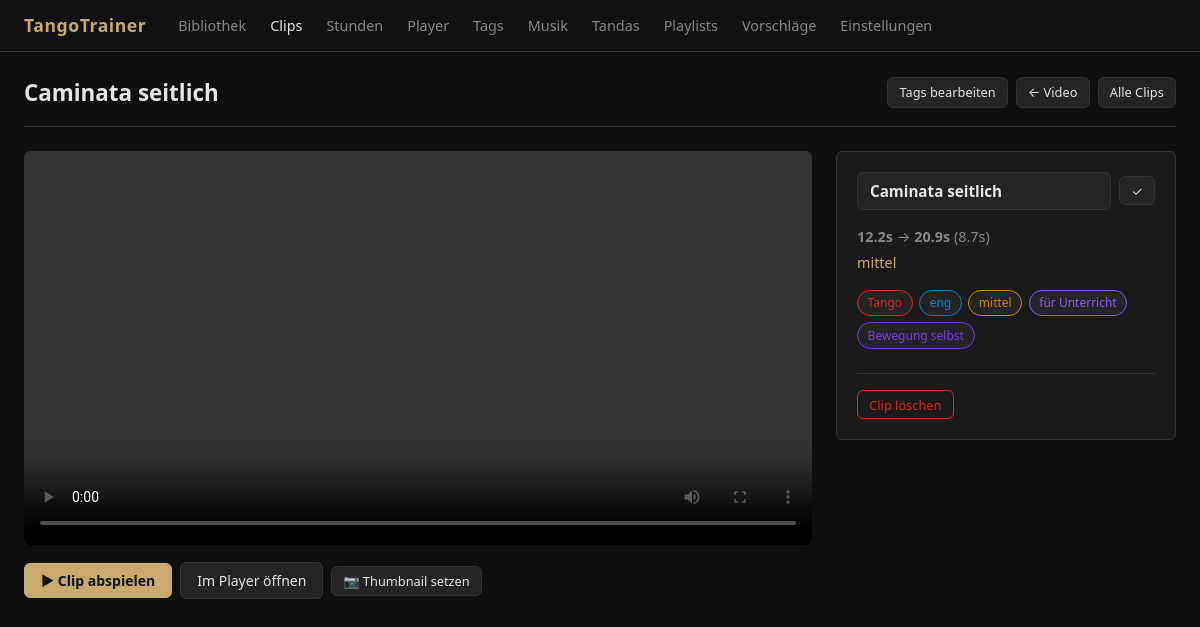
Page /clips/5 on the committed database.
### app/models.py (models this page shows)
class Clip(Base):
    __tablename__ = "clips"
    id = Column(Integer, primary_key=True, index=True)
    video_id = Column(Integer, ForeignKey("videos.id"), nullable=False)
    title = Column(String, nullable=False)
    start_seconds = Column(Float, nullable=False)
    end_seconds = Column(Float, nullable=False)
    notes = Column(Text)
    technical_notes = Column(Text)
    leader_notes = Column(Text)
    follower_notes = Column(Text)
    adaptation_notes = Column(Text)
    difficulty = Column(String)
    practice_status = Column(String)
    thumbnail_path = Column(String)
    default_speed = Column(Float, default=1.0)
    default_loop_count = Column(Integer, default=1)
    pause_after_seconds = Column(Integer, default=0)
    created_at = Column(DateTime, default=datetime.utcnow)
    updated_at = Column(DateTime, default=datetime.utcnow, onupdate=datetime.utcnow)
    video = relationship("Video", back_populates="clips")
    tags = relationship("Tag", secondary=clip_tags, back_populates="clips")
    practice_logs = relationship("PracticeLog", back_populates="clip")

class Tag(Base):
    __tablename__ = "tags"
    id = Column(Integer, primary_key=True, index=True)
    name = Column(String, nullable=False)
    category = Column(String, nullable=False)
    color = Column(String, default="#6b7280")
    clips = relationship("Clip", secondary=clip_tags, back_populates="tags")

### app/routers/clips.py (the view)
@router.get("/clips/{clip_id}", response_class=HTMLResponse)
def clip_detail(clip_id: int, request: Request, db: Session = Depends(get_db)):
    clip = db.query(Clip).filter(Clip.id == clip_id).first()
    if not clip:
        raise HTTPException(status_code=404, detail="Clip nicht gefunden")
    return templates.TemplateResponse("clip_detail.html", {"request": request, "clip": clip})

### app/templates/clip_detail.html (shortened to what this page needs)
{% extends "base.html" %}
{% block content %}
<div class="page-header">
  <h1 class="page-title">{{ clip.title }}</h1>
  <div style="display:flex; gap:0.5rem;">
    <a href="/clips/{{ clip.id }}/tags" class="btn btn-secondary btn-sm">Tags bearbeiten</a>
    <a href="/videos/{{ clip.video_id }}" class="btn btn-secondary btn-sm">← Video</a>
    <a href="/clips" class="btn btn-secondary btn-sm">Alle Clips</a>
  </div>
</div>
<div style="display:grid; grid-template-columns:1fr 340px; gap:1.5rem; align-items:start;">
  <div>
    <video controls preload="metadata"
           src="/videos/{{ clip.video_id }}/stream"
           id="clip-preview"
           style="width:100%; border-radius:6px; background:#000;">
    </video>
    <div style="margin-top:0.75rem; display:flex; gap:0.5rem; align-items:center; flex-wrap:wrap;">
      <button class="btn btn-primary" onclick="playClip()">▶ Clip abspielen</button>
      <a href="/player?clip_ids={{ clip.id }}" class="btn btn-secondary">Im Player öffnen</a>
      <button type="button" class="btn btn-secondary btn-sm"
              onclick="captureClipThumbnail({{ clip.id }})"
              title="Aktuelles Bild als Thumbnail setzen">
        📷 Thumbnail setzen
      </button>
    </div>
  </div>
  <div>
    <div class="clip-panel">
      <form method="post" action="/clips/{{ clip.id }}/rename"
            style="display:flex; gap:0.5rem; align-items:center; margin-bottom:1rem;">
        <input type="text" name="title" value="{{ clip.title }}"
               style="flex:1; font-weight:600; font-size:0.95rem;">
        <button type="submit" class="btn btn-secondary btn-sm">✓</button>
      </form>
      <div class="clip-meta" style="font-size:0.9rem; margin-bottom:1rem;">
        <strong>{{ clip.start_seconds | round(1) }}s</strong> →
        <strong>{{ clip.end_seconds | round(1) }}s</strong>
        ({{ ((clip.end_seconds - clip.start_seconds)) | round(1) }}s)
        {% if clip.difficulty %}
        <br><span style="color:var(--accent); margin-top:0.3rem; display:inline-block;">{{ clip.difficulty }}</span>
        {% endif %}
      </div>
      <div class="tag-chips" style="margin-bottom:1rem;">
        {% for tag in clip.tags %}
        <span class="tag-chip" style="border-color:{{ tag.color }}; color:{{ tag.color }};">{{ tag.name }}</span>
        {% else %}
        <span style="color:var(--text-muted); font-size:0.85rem;">Keine Tags</span>
        {% endfor %}
      </div>
      <div style="margin-top:1.5rem; border-top:1px solid var(--border); padding-top:1rem;">
        <form method="post" action="/clips/{{ clip.id }}/delete"
              onsubmit="return confirm('Clip wirklich löschen?')">
          <button type="submit" class="btn btn-danger btn-sm">Clip löschen</button>
        </form>
      </div>
    </div>
  </div>
</div>
{% endblock %}

### app/static/css/style.css (style rules this page uses)
:root { --bg: #0f0f0f; --bg-card: #1a1a1a; --bg-input: #242424; --border: #333; --text: #e5e5e5; --text-muted: #888; --accent: #c8a96e; --accent-hover: #e0c080; --danger: #dc2626; --radius: 6px; --shadow: 0 2px 8px rgba(0,0,0,0.5); }
* { box-sizing: border-box; margin: 0; padding: 0; }
body { font-family: system-ui, -apple-system, sans-serif; background: var(--bg); color: var(--text); min-height: 100vh; font-size: 15px; line-height: 1.5; }
a { color: var(--accent); text-decoration: none; }
.page-header { display: flex; align-items: center; justify-content: space-between; margin-bottom: 1.5rem; padding-bottom: 1rem; border-bottom: 1px solid var(--border); }
.page-title { font-size: 1.4rem; font-weight: 600; }
.btn { display: inline-flex; align-items: center; gap: 0.4rem; padding: 0.45rem 1rem; border-radius: var(--radius); border: 1px solid transparent; font-size: 0.875rem; cursor: pointer; transition: background 0.15s, color 0.15s; font-family: inherit; }
.btn-primary { background: var(--accent); color: #111; border-color: var(--accent); font-weight: 600; }
.btn-secondary { background: var(--bg-input); color: var(--text); border-color: var(--border); }
.btn-danger { background: transparent; color: var(--danger); border-color: var(--danger); }
.btn-sm { padding: 0.3rem 0.7rem; font-size: 0.8rem; }
input[type=text], input[type=number], input[type=url], textarea, select { width: 100%; background: var(--bg-input); border: 1px solid var(--border); border-radius: var(--radius); color: var(--text); padding: 0.5rem 0.75rem; font-size: 0.9rem; font-family: inherit; transition: border-color 0.15s; }
.clip-panel { background: var(--bg-card); border: 1px solid var(--border); border-radius: var(--radius); padding: 1.25rem; }
.clip-meta { font-size: 0.8rem; color: var(--text-muted); }
.tag-chips { display: flex; flex-wrap: wrap; gap: 0.4rem; margin-top: 0.5rem; }
.tag-chip { display: inline-block; padding: 0.2rem 0.6rem; border-radius: 999px; font-size: 0.75rem; font-weight: 500; background: var(--bg-input); border: 1px solid var(--border); color: var(--text); }

### rows in the picture
Clip: title "Caminata seitlich", start_seconds "12.2", end_seconds "20.9", ((clip.end_seconds-clip.start_seconds))|round(1) "8.7", difficulty "mittel"
Tag: name "Tango"
Tag: name "eng"
Tag: name "mittel"
Tag: name "für Unterricht"
Tag: name "Bewegung selbst"
